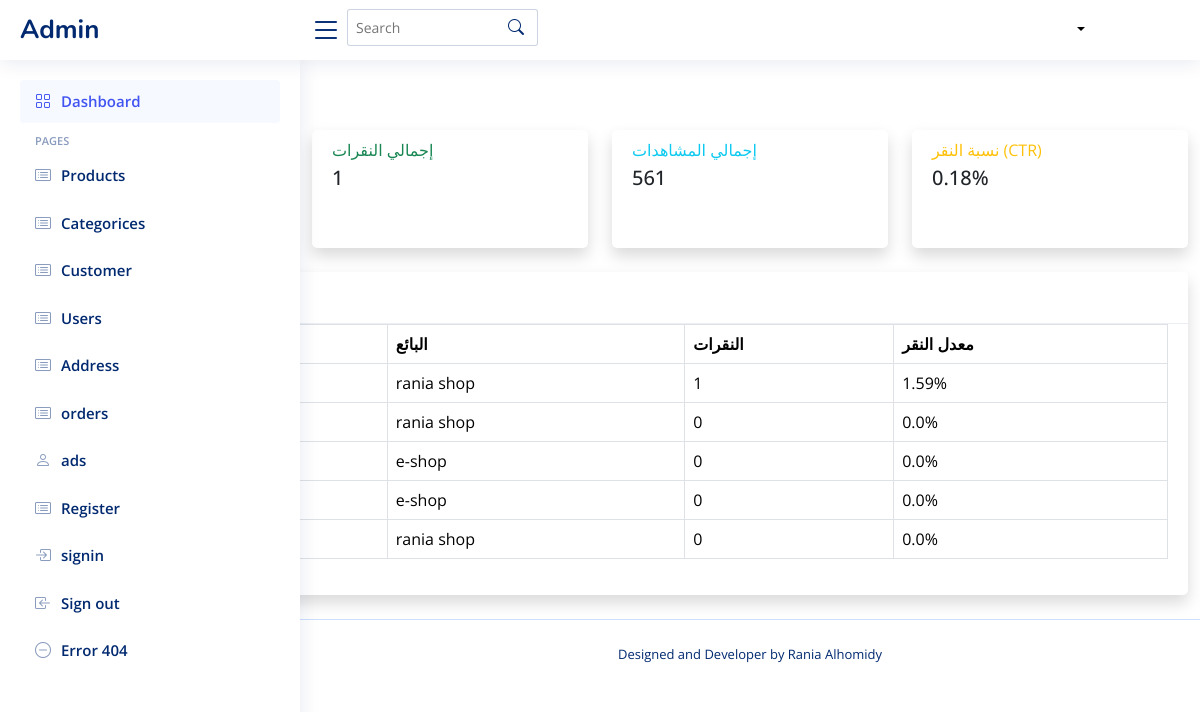
Before: /ads/stats with the older database file.
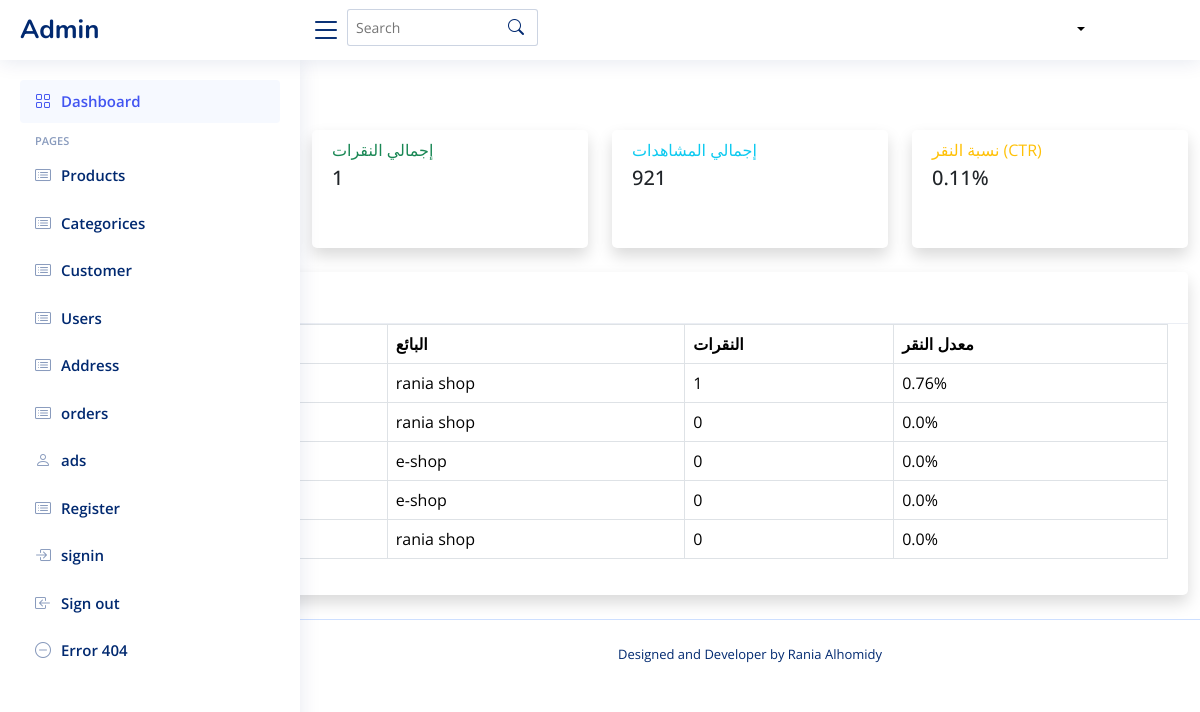
After: the same page with the newer database file.
### tables this page shows
CREATE TABLE ads (
        id INTEGER PRIMARY KEY AUTOINCREMENT,
        seller_id INTEGER NOT NULL,
        title TEXT NOT NULL,
        description TEXT,
        content_type TEXT NOT NULL,  -- 'image', 'video', 'text'
        content_path TEXT,           -- مسار الملف أو النص
        link_url TEXT NOT NULL,
        start_date TEXT NOT NULL,    -- 'YYYY-MM-DD'
        end_date TEXT NOT NULL,
        is_active INTEGER DEFAULT 1, -- 1/0
        order_index INTEGER DEFAULT 0,
        click_count INTEGER DEFAULT 0, -- إضافة عداد النقرات
        impression_count INTEGER DEFAULT 0, -- عداد المشاهدات
        priority INTEGER DEFAULT 1,   -- أولوية العرض (1-10)
        target_audience TEXT,        -- جمهور مستهدف (اختياري)
        created_at TIMESTAMP DEFAULT CURRENT_TIMESTAMP,
        FOREIGN KEY (seller_id) REFERENCES sellers(id) ON DELETE CASCADE
    );

CREATE TABLE sellers (
        id INTEGER PRIMARY KEY AUTOINCREMENT,
        name TEXT NOT NULL,
        store_name TEXT NOT NULL,
        store_image TEXT,
        address TEXT NOT NULL,  -- تمت إضافته هنا
        commercial_record TEXT,
        id_image TEXT,
        documents TEXT,
        SAddress_id INTEGER NOT NULL,
        num_id INTEGER NOT NULL,
        created_at TIMESTAMP DEFAULT CURRENT_TIMESTAMP,
        FOREIGN KEY (SAddress_id) REFERENCES seller_address(id),
        FOREIGN KEY (num_id) REFERENCES numbers(id)
    );

### ads_routes.py (the view)
@ads_bp.route('/stats')
def ads_stats():
    conn = get_db_connection()
    stats = conn.execute('''
        SELECT
            COUNT(*) as total_ads,
            SUM(click_count) as total_clicks,
            SUM(impression_count) as total_impressions
        FROM ads
    ''').fetchone()
    top_ads = conn.execute('''
        SELECT
            ads.id, ads.title, ads.click_count, ads.impression_count, sellers.store_name
        FROM ads
        JOIN sellers ON ads.seller_id = sellers.id
        ORDER BY ads.click_count DESC
        LIMIT 5
    ''').fetchall()
    conn.close()
    return render_template('admin/admin_ads_stats.html',
                           stats=stats,
                           top_ads=top_ads)

### templates/admin/admin_ads_stats.html (shortened to what this page needs)
{% include 'admin/header.html' %}
<div class="container-fluid">
    <div class="row mb-4">
        <div class="col-12">
            <h1 class="h3 mb-0">إحصائيات الإعلانات</h1>
        </div>
    </div>
    <div class="row">
        <div class="col-xl-3 col-md-6 mb-4">
            <div class="card border-left-primary shadow h-100 py-2">
                <div class="card-body">
                    <div class="row no-gutters align-items-center">
                        <div class="col mr-2">
                            <div class="text-xs font-weight-bold text-primary text-uppercase mb-1">
                                إجمالي الإعلانات</div>
                            <div class="h5 mb-0 font-weight-bold text-gray-800">{{ stats.total_ads }}</div>
                        </div>
                        <div class="col-auto">
                        </div>
                    </div>
                </div>
            </div>
        </div>
        <div class="col-xl-3 col-md-6 mb-4">
            <div class="card border-left-success shadow h-100 py-2">
                <div class="card-body">
                    <div class="row no-gutters align-items-center">
                        <div class="col mr-2">
                            <div class="text-xs font-weight-bold text-success text-uppercase mb-1">
                                إجمالي النقرات</div>
                            <div class="h5 mb-0 font-weight-bold text-gray-800">{{ stats.total_clicks }}</div>
                        </div>
                        <div class="col-auto">
                            <i class="fas fa-mouse-pointer fa-2x text-gray-300"></i>
                        </div>
                    </div>
                </div>
            </div>
        </div>
        <div class="col-xl-3 col-md-6 mb-4">
            <div class="card border-left-info shadow h-100 py-2">
                <div class="card-body">
                    <div class="row no-gutters align-items-center">
                        <div class="col mr-2">
                            <div class="text-xs font-weight-bold text-info text-uppercase mb-1">
                                إجمالي المشاهدات</div>
                            <div class="h5 mb-0 font-weight-bold text-gray-800">{{ stats.total_impressions }}</div>
                        </div>
                        <div class="col-auto">
                            <i class="fas fa-eye fa-2x text-gray-300"></i>
                        </div>
                    </div>
                </div>
            </div>
        </div>
        <div class="col-xl-3 col-md-6 mb-4">
            <div class="card border-left-warning shadow h-100 py-2">
                <div class="card-body">
                    <div class="row no-gutters align-items-center">
                        <div class="col mr-2">
                            <div class="text-xs font-weight-bold text-warning text-uppercase mb-1">
                                نسبة النقر (CTR)</div>
                            <div class="h5 mb-0 font-weight-bold text-gray-800">
                                {% if stats.total_impressions > 0 %}
                                {{ ((stats.total_clicks / stats.total_impressions) * 100)|round(2) }}%
                                {% else %}0%{% endif %}
                            </div>
                        </div>
                        <div class="col-auto">
                            <i class="fas fa-percent fa-2x text-gray-300"></i>
                        </div>
                    </div>
                </div>
            </div>
        </div>
    </div>
    <div class="row">
        <div class="col-12">
            <div class="card shadow mb-4">
                <div class="card-header py-3">
                    <h6 class="m-0 font-weight-bold text-primary">أفضل الإعلانات أداءً</h6>
                </div>
                <div class="card-body">
                    <div class="table-responsive">
                        <table class="table table-bordered" width="100%" cellspacing="0">
                            <thead>
                                <tr>
                                    <th>#</th>
                                    <th>العنوان</th>
                                    <th>البائع</th>
                                    <th>النقرات</th>
                                    <th>معدل النقر</th>
                                </tr>
                            </thead>
                            <tbody>
                                {% for ad in top_ads %}
                                <tr>
                                    <td>{{ loop.index }}</td>
                                    <td>{{ ad.title }}</td>
                                    <td>{{ ad.store_name }}</td>
                                    <td>{{ ad.click_count }}</td>
                                    <td>
                                        {% if ad.impression_count > 0 %}
                                        {{ ((ad.click_count / ad.impression_count) * 100)|round(2) }}%
                                        {% else %}0%{% endif %}
                                    </td>
                                </tr>
                                {% endfor %}
                            </tbody>
                        </table>
                    </div>
                </div>
            </div>
        </div>
    </div>
</div>
{% include 'admin/footer.html' %}

### templates/admin/header.html (shortened to what this page needs)
<!DOCTYPE html>
<html lang="en">
<head>
<!DOCTYPE html>
<html lang="en">
<head>
  <link href="https://cdn.jsdelivr.net/npm/bootstrap@5.3.0/dist/css/bootstrap.min.css" rel="stylesheet">
  <link href="{{ url_for('static', filename='vendor/bootstrap/css/bootstrap.min.css') }}" rel="stylesheet">
  <link href="{{ url_for('static', filename='vendor/bootstrap-icons/bootstrap-icons.css') }}" rel="stylesheet">
  <link href="{{ url_for('static', filename='vendor/boxicons/css/boxicons.min.css') }}" rel="stylesheet">
  <link href="{{ url_for('static', filename='vendor/quill/quill.snow.css') }}" rel="stylesheet">
  <link href="{{ url_for('static', filename='vendor/quill/quill.bubble.css') }}" rel="stylesheet">
  <link href="{{ url_for('static', filename='vendor/remixicon/remixicon.css') }}" rel="stylesheet">
  <link href="{{ url_for('static', filename='vendor/simple-datatables/style.css') }}" rel="stylesheet">
  <link rel="stylesheet" href="{{ url_for('static', filename='css/fontawesome.min.css') }}">
  <link rel="stylesheet" href="{{ url_for('static', filename='css/fontawesome.css') }}">
  <link rel="stylesheet" href="{{ url_for('static', filename='css/all.min.css') }}">
  <link rel="stylesheet" href="{{ url_for('static', filename='style/css/font-awesome.min.css') }}">
  <link href="{{ url_for('static', filename='css/index.css') }}" rel="stylesheet">
</head>
<body>
  <header id="header" class="header fixed-top d-flex align-items-center">
    <div class="d-flex align-items-center justify-content-between">
      <a href="{{ url_for('admin.home') }}" class="logo d-flex align-items-center">
        <span class="d-none d-lg-block">Admin</span>
      </a>
      <i class="bi bi-list toggle-sidebar-btn"></i>
    </div>
    <div class="search-bar">
      <form class="search-form d-flex align-items-center" method="POST" action="#">
        <input type="text" name="query" placeholder="Search" title="Enter search keyword">
        <button type="submit" title="Search"><i class="bi bi-search"></i></button>
      </form>
    </div>
      <nav class="navbar">
    <div class=" pro-info nav-item dropdown drop  p-0 d-flex ">
      <a class="info nav-link dropdown-toggle" href="#" role="button" data-bs-toggle="dropdown" aria-expanded="false">
      </a>
    </div>
    </nav>
  </header>
  <aside id="sidebar" class="sidebar">
    <ul class="sidebar-nav" id="sidebar-nav">
      <li class="nav-item">
        <a class="nav-link " href="{{url_for('admin.home')}}">
          <i class="bi bi-grid"></i>
          <span>Dashboard</span>
        </a>
      </li>
      <li class="nav-heading">Pages</li>
      <li class="nav-item">
        <a class="nav-link collapsed" href="{{ url_for('admin.show_product')}}">
          <i class="bi bi-card-list"></i>
          <span>Products</span>
        </a>
        </li>
        <li class="nav-item">
  <a class="nav-link collapsed" href="{{ url_for('admin.categories')}}">
    <i class="bi bi-card-list"></i>
    <span>Categorices</span>
  </a>
</li>
        <li class="nav-item">
        <a class="nav-link collapsed" href="{{url_for('admin.show_seller')}}">
          <i class="bi bi-card-list"></i>
          <span>Customer</span>
        </a>
        </li>
      <li class="nav-item">
        <a class="nav-link collapsed" href="{{url_for('admin.users')}}">
          <i class="bi bi-card-list"></i>
          <span>Users</span>
        </a>
      </li>
      <li class="nav-item">
        <a class="nav-link collapsed" href="address.html">
          <i class="bi bi-card-list"></i>
          <span>Address</span>
        </a>
      </li>
      <li class="nav-item">
        <a class="nav-link collapsed" href="orders.html">
          <i class="bi bi-card-list"></i>
          <span>orders</span>
        </a>
      </li>
      <li class="nav-item">
        <a class="nav-link collapsed" href="{{url_for('ads.ads_management')}}">
          <i class="bi bi-person"></i>
          <span>ads</span>
        </a>
      </li>
      <li class="nav-item">
        <a class="nav-link collapsed" href="signup.html">
          <i class="bi bi-card-list"></i>
          <span>Register</span>
        </a>
      </li>
      <li class="nav-item">
        <a class="nav-link collapsed" href="signin.html">
          <i class="bi bi-box-arrow-in-right"></i>
          <span>signin</span>
        </a>
      </li>
      <li class="nav-item">
        <a class="nav-link collapsed" href="logout.html">
          <i class="bi bi-box-arrow-in-left"></i>
          <span>Sign out</span>
        </a>
      </li>
      <li class="nav-item">
        <a class="nav-link collapsed" href="pages-error-404.html">
          <i class="bi bi-dash-circle"></i>
          <span>Error 404</span>
        </a>
      </li>
    </ul>
  </aside>

### templates/admin/footer.html (shortened to what this page needs)
  <footer id="footer" class="footer">
    <div class="credits">
      Designed and Developer by
        Rania Alhomidy
    </div>
  </footer>
</body>
</html>

Changed rows visible on the page:
changed ads (number 1 of 5 on the later page): ((ad.click_count/ad.impression_count)*100)|round(2) "1.59" → "0.76"
Other visible differences:
{{ stats.total_impressions }}: "561" → "921"
{{ ((stats.total_clicks / stats.total_impressions) * 100)|round(2) }}: "0.18" → "0.11"
